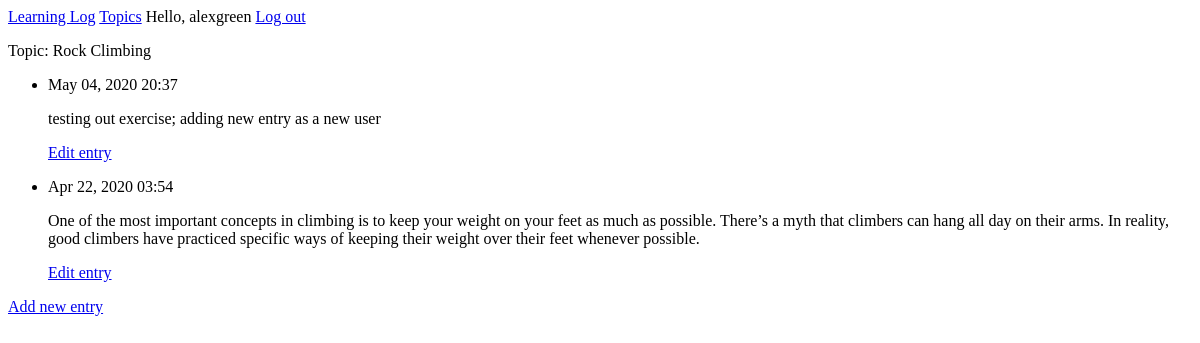
Page /topics/2/ (signed in) on the earlier database version.
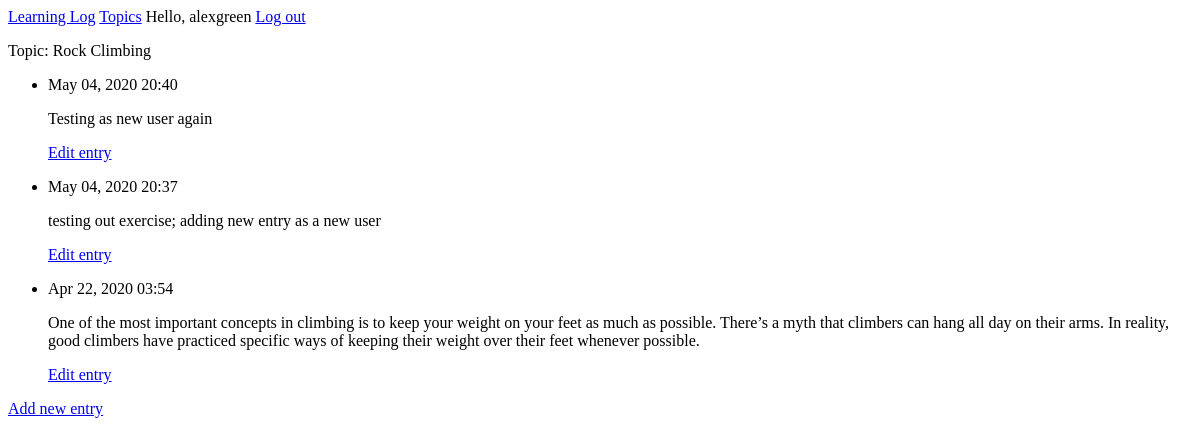
Same page on the later database version.
### learning_logs/models.py (models this page shows, shortened)
class Topic(models.Model):
    text = models.CharField(max_length=200)
    date_added = models.DateTimeField(auto_now_add=True)
    owner = models.ForeignKey(User, on_delete=models.CASCADE)
    def __str__(self):
        return self.text

class Entry(models.Model):
    topic = models.ForeignKey(Topic, on_delete=models.CASCADE)
    text = models.TextField()
    date_added = models.DateTimeField(auto_now_add=True)
    class Meta:
        verbose_name_plural = 'entries'

### learning_logs/views.py (the view)
# urls.py: path('topics/<int:topic_id>/',views.topic,name='topic'),
@login_required
def topic(request, topic_id):
    topic = Topic.objects.get(id=topic_id)
    if topic.owner != request.user:
        raise Http404
    entries = topic.entry_set.order_by('-date_added') # - date_Added is descending order
    context = {'topic':topic, 'entries':entries}
    return render(request, 'learning_logs/topic.html',context)

### learning_logs/templates/learning_logs/topic.html
{% extends "learning_logs/base.html" %}
{% block content %}
  <p>Topic: {{ topic }} </p>
  <ul>
     {% for entry in entries %}
     <li>
         <p>{{ entry.date_added|date:'M d, Y H:i' }} </p>
         <p>{{ entry.text|linebreaks }} </p>
         <p>
            <a href="{% url 'learning_logs:edit_entry' entry.id %}">Edit entry</a>
         </p>
     </li>
     {% empty %}
      <li> There are no entries for this topic yet.</li>
     {% endfor %}
  </ul>
<p>
   <a href="{% url 'learning_logs:new_entry' topic.id %}">Add new entry</a>
</p>
{% endblock content %}

### learning_logs/templates/learning_logs/base.html
<p>
<a href="{% url 'learning_logs:index' %}">Learning Log</a>
<a href="{% url 'learning_logs:topics' %}">Topics</a>
{% if user.is_authenticated %}
    Hello, {{ user.username }}
    <a href="{% url 'users:logout' %}">Log out</a>
{% else %}
    <a href="{% url 'users:register' %}">Register</a>
    <a href="{% url 'users:login' %}">Log in</a>
{% endif %}
</p>
{% block content %}
{% endblock content %}

Differences in the rows shown:
added Entry: date_added "May 04, 2020 20:40", text "Testing as new user again"
